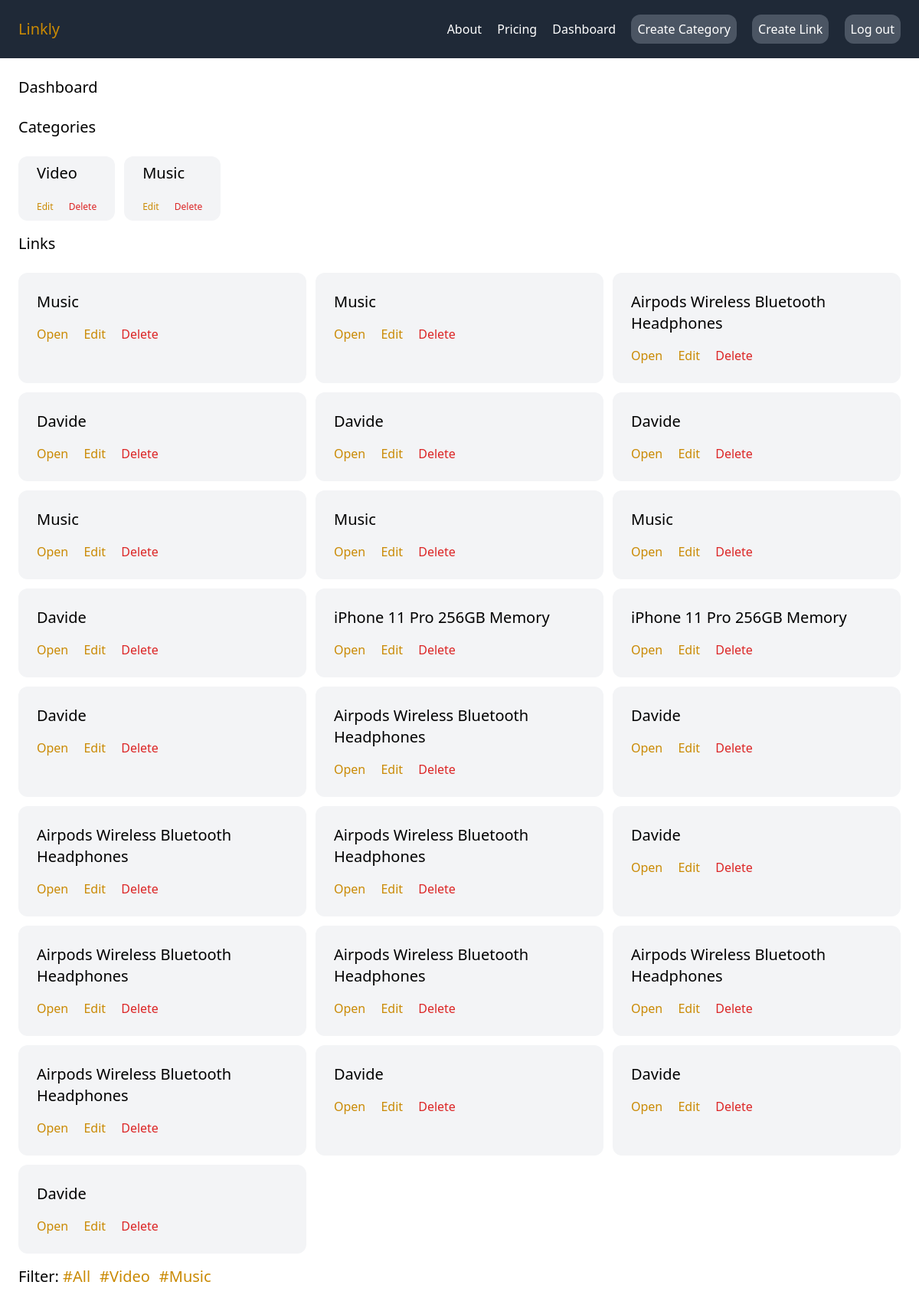
Page /dashboard/ (signed in) on the committed database.
### link/models.py (models this page shows, shortened)
class Category(models.Model):
    name = models.CharField(max_length=225)
    created_by = models.ForeignKey(User, related_name="categories", on_delete=models.CASCADE)
    created_at = models.DateField(auto_now_add=True)

class Link(models.Model):
    category = models.ForeignKey(Category, related_name='links', on_delete=models.CASCADE)
    name = models.CharField(max_length=225)
    decription = models.TextField(null=True, blank=True)
    url = models.CharField(max_length=225)
    created_by = models.ForeignKey(User, related_name="links", on_delete=models.CASCADE)
    created_at = models.DateField(auto_now_add=True)

### dashboard/views.py (the view)
# urls.py: path("", views.dashboard, name="dashboard" ),
@login_required
def dashboard(request):
    categories = Category.objects.filter(created_by=request.user)
    filter = request.GET.get('filter', '')
    links = Link.objects.filter(created_by=request.user)
    if filter:
        links = links.filter(category_id=filter)
    return render(request, 'dashboard/dashboard.html', {'links': links, 'categories': categories})

### dashboard/templates/dashboard/dashboard.html (shortened to what this page needs)
{% extends 'core/base.html' %}
{% block content %}
<h1 class="mb-6 text-xl">Dashboard</h1>
<h2 class="mb-6 text-xl">Categories</h2>
<div class="flex flex-row flex-wrap gap-3 mb-4">
    {% for category in categories %}
    <div class="bg-gray-100 px-6 py-2 rounded-xl">
        <h2 class="text-xl mb-4">{{category.name}}</h2>
        <a class="text-xs mr-4 text-yellow-600" href="{% url 'edit_category' category.id %}">Edit</a>
        <a class="text-xs text-red-600" href="{% url 'delete_category' category.id %}">Delete</a>
    </div>
    {% endfor %}
    </div>
<h2 class="mb-6 text-xl">Links</h2>
<div class="grid grid-cols-3 gap-3">
    {% for link in links %}
    <div class="bg-gray-100 p-6 rounded-xl">
        <h2 class="text-xl mb-4">{{link.name}}</h2>
        <a href="{{link.url}}" class="text-yellow-600 mr-4" target="_blank">Open</a>
        <a href="{% url 'edit_link' link.id %}" class="text-yellow-600 mr-4">Edit</a>
        <a href="{% url 'delete_link' link.id %}" class="text-red-600">Delete</a>
    </div>
    {% endfor %}
    </div>
    <div class="flex flex-row gap-3 mt-4">
        <h2 class="text-xl">Filter: <a href="{% url 'dashboard' %}" class="text-yellow-600">#All</a></h2>
        {% for category in categories %}
        <a class="text-xl text-yellow-600" href="{% url 'dashboard' %}?filter={{ category.id }}">#{{category.name}}</a>
    {% endfor %}</div>
{% endblock %}

### rows in the picture
Category: name "Video"
Category: name "Music"
Link: name "Music"
Link: name "Music"
Link: name "Airpods Wireless Bluetooth Headphones"
Link: name "Davide"
Link: name "Davide"
Link: name "Davide"
Link: name "Music"
Link: name "Music"
Link: name "Music"
Link: name "Davide"
Link: name "iPhone 11 Pro 256GB Memory"
Link: name "iPhone 11 Pro 256GB Memory"
Link: name "Davide"
Link: name "Airpods Wireless Bluetooth Headphones"
Link: name "Davide"
Link: name "Airpods Wireless Bluetooth Headphones"
Link: name "Airpods Wireless Bluetooth Headphones"
Link: name "Davide"
Link: name "Airpods Wireless Bluetooth Headphones"
Link: name "Airpods Wireless Bluetooth Headphones"
Link: name "Airpods Wireless Bluetooth Headphones"
Link: name "Airpods Wireless Bluetooth Headphones"
Link: name "Davide"
Link: name "Davide"
Link: name "Davide"
